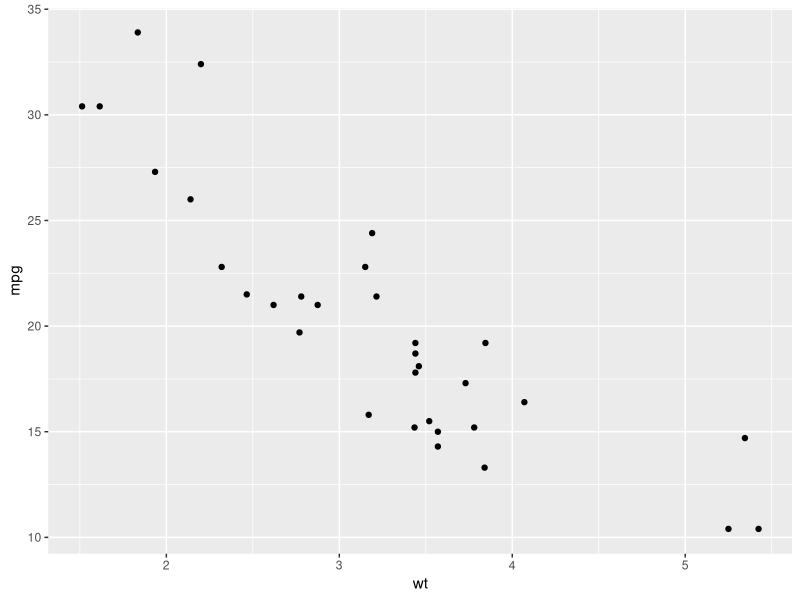
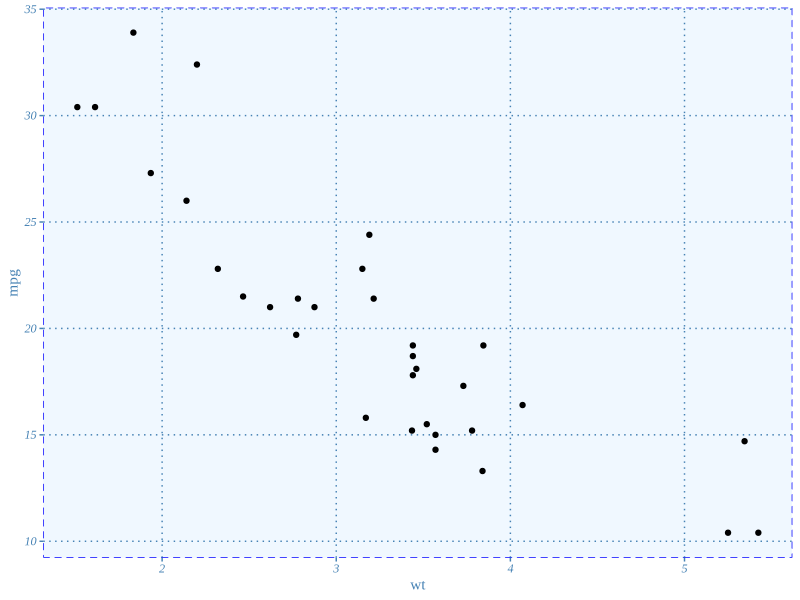
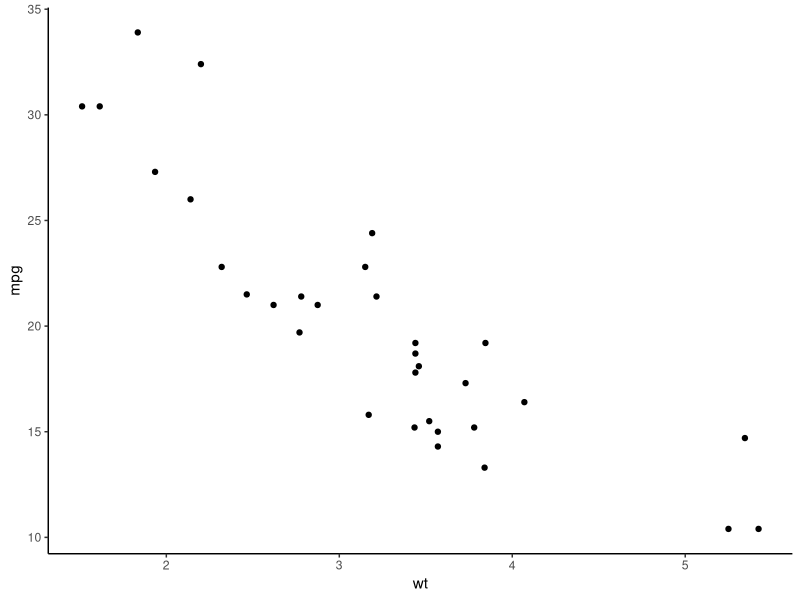
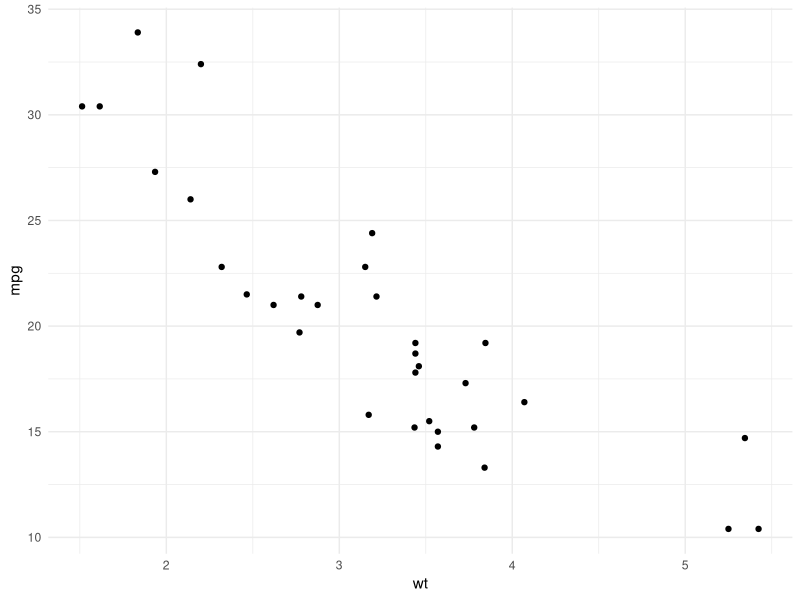

Source code (R) for these figures, in order:
# some notes on ggplot themes
# jotting theme down as I go through published document


cars <- 
  mtcars |> 
  dplyr::as_tibble()

cars

# vanilla ggplot

library(ggplot2)

ggplot(cars, aes(x = wt, y = mpg)) +
  geom_point()


# things noticed with current theme

## no vertical grid line
## points often annotated with value
## theme: green, dark purple, dark blue-green, orange, light blue, grey
## current theme colors:
current_main_colors <- 
  list(
    lightblue = "#61B5CC",
    darkblue = "#214066",
    orange = "#E39B3B",
    otherblue = "#3866A0",
    purple = "#47205B",
    green = "#B8C349",
    sortagray = "#7B8B98"
  )

# sometimes they'll take one of those colors
# and just go through the whole gradient of that one

# custom ct theme

#testing a random theme 
blue_theme <- function() {
  theme(
    # add border 1)
    panel.border = element_rect(colour = "blue", fill = NA, linetype = 2),
    # color background 2)
    panel.background = element_rect(fill = "aliceblue"),
    # modify grid 3)
    panel.grid.major.x = element_line(colour = "steelblue", linetype = 3, size = 0.5),
    panel.grid.minor.x = element_blank(),
    panel.grid.major.y =  element_line(colour = "steelblue", linetype = 3, size = 0.5),
    panel.grid.minor.y = element_blank(),
    # modify text, axis and colour 4) and 5)
    axis.text = element_text(colour = "steelblue", face = "italic", family = "Times New Roman"),
    axis.title = element_text(colour = "steelblue", family = "Times New Roman"),
    axis.ticks = element_line(colour = "steelblue"),
    # legend at the bottom 6)
    legend.position = "bottom"
  )
}

ggplot(cars, aes(x = wt, y = mpg)) +
  geom_point() +
  blue_theme()



# classic
ggplot(cars, aes(x = wt, y = mpg)) +
  geom_point() +
  theme_classic()

# minimal
ggplot(cars, aes(x = wt, y = mpg)) +
  geom_point() +
  theme_minimal()
  